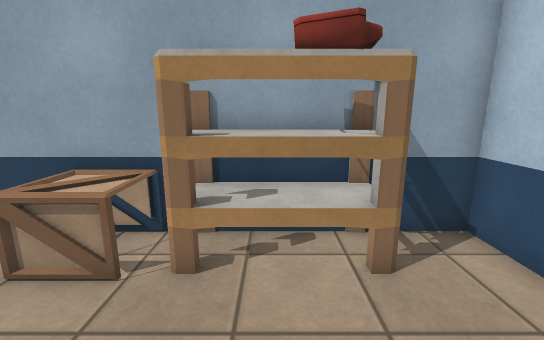
view 1 (above)

16 first-person views from a walk through a Unity game level. The camera is 1.4 m above the floor, tilts 12° down and sees 90° across. The floor is counted in squares, 0.5 m on a side. Each view is taken from the middle of a square. On the plan, view 1 faces up. The plan holds only what a view shows up to about 19 squares ahead; the rest is blank. The place goes on beyond the plan. The player character is not drawn. Some surface patterns are stand-ins.

view 2
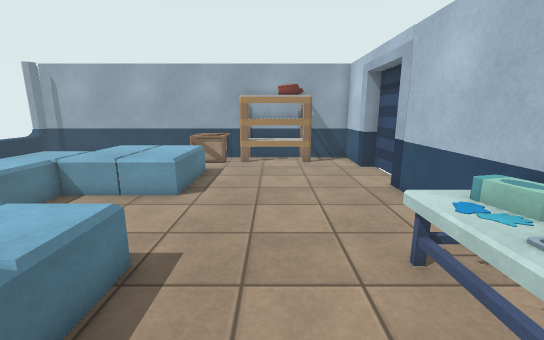

view 3
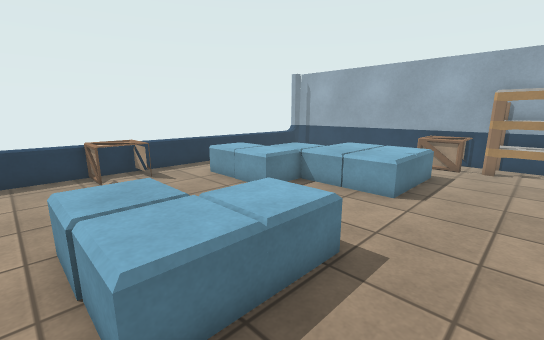

view 4
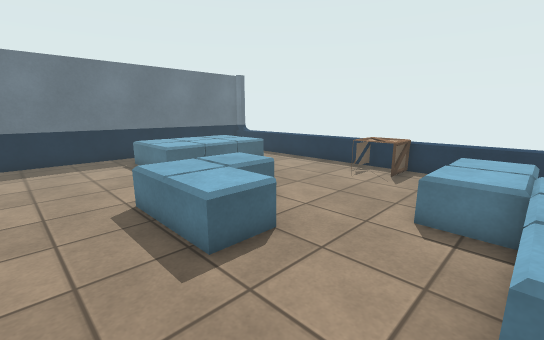

view 5
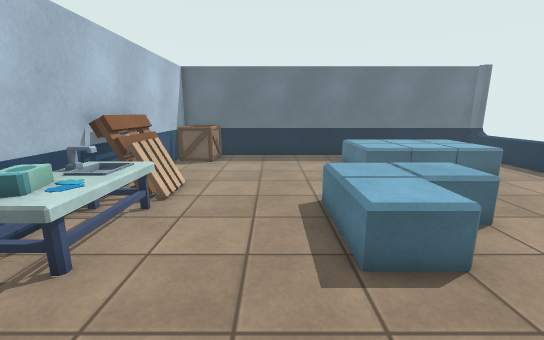

view 6
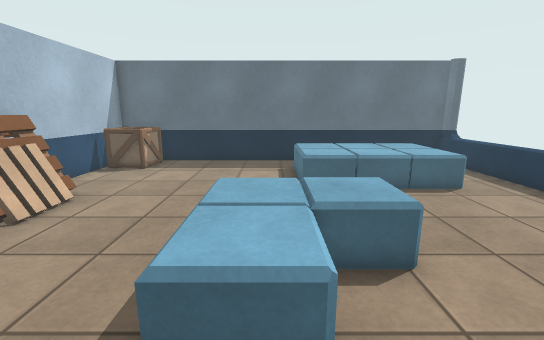

view 7
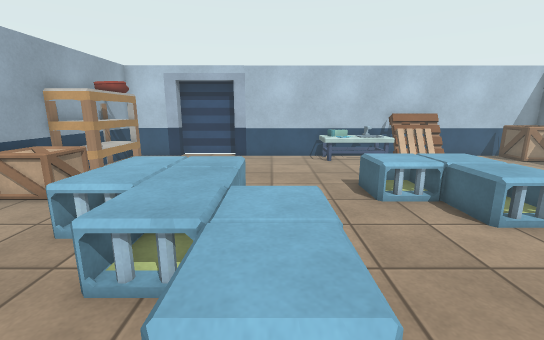

view 8
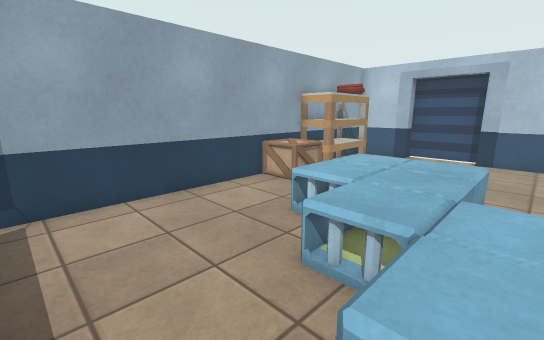

view 9
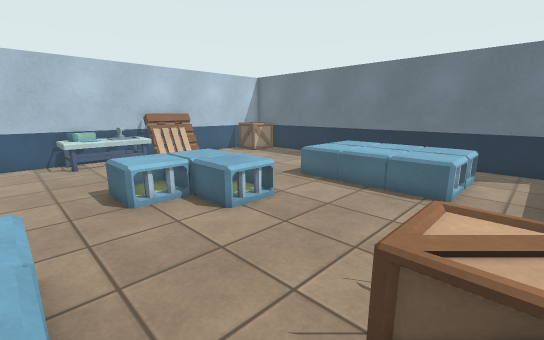

view 10
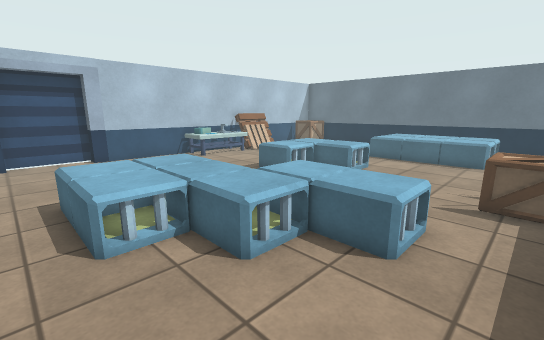

view 11
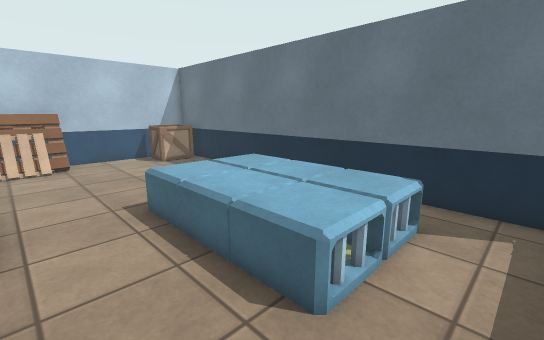

view 12
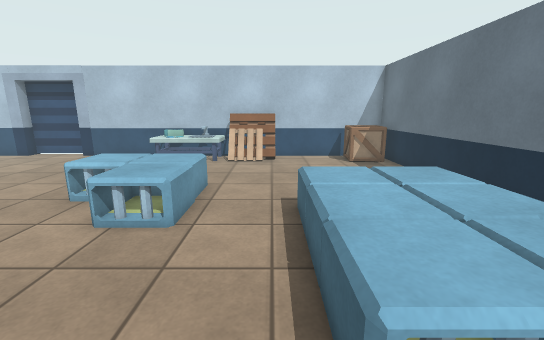

view 13
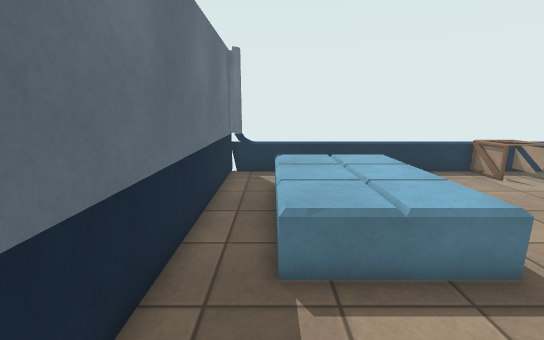

view 14
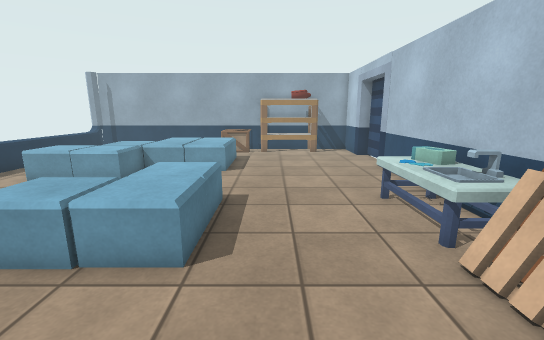

view 15
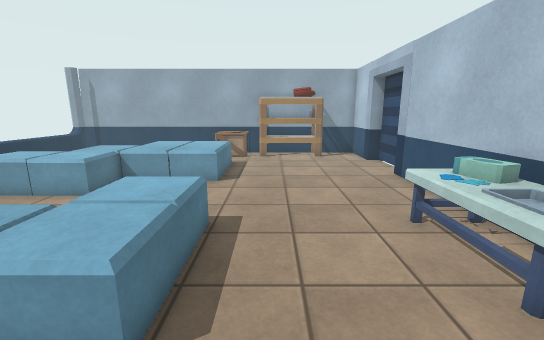

view 16
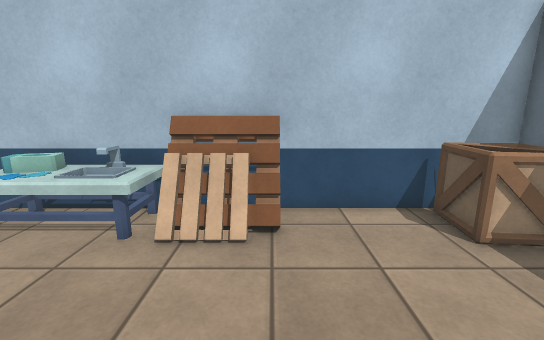

### Floor plan
Key: @ floor where view 1 was taken; # wall or solid block; . floor; = window, fence, low wall or low ledge; ^ raised ledge; B box; S sink; P pallet; O other object.
Columns run from 15 left of view 1 to 6 right of it. Each row starts with its distance up from view 1.
  6 ###########BB#OOOO###
  5 ==........BBBOOOOO..#
  4 ==........BBBOOOOO..#
  3 ==..................##
  2 ==......OOOOO.......O#
  1 ==......OOOOO.......O#
  0 ==....OOOOOOO..@....O#
 -1 ==....OOOOOOO.......##
 -2 ==..OOOOOOOOO.......#
 -3 ==..OOOOO...........#
 -4 ==..OOOOO...........#
 -5 ==..................#
 -6 ==B........OO.....SS#
 -7 ==BB......OOO....SSS#
 -8 ==BB.....OOOO....SSS#
 -9 =^ .....OOOOO....SSS#
-10 ==......OOOOO.....PP#
-11 ==.......OO.......PP#
-12 ==................PP#
-13 ==................PP#
-14 ==..OOOOOOO.........#
-15 ==..OOOOOOO.........#
-16 ==..OOOOOOO.........#
-17 ==..OOOOOOO.......B #
-18 ==..OOOOOOO......BBB#
-19 ==...............BBB#
-20 #####################

Where each view was taken, in squares from view 1:
view 1: 0 up, 0 right, facing up
view 2: 11 down, 0 right, facing up
view 3: 11 down, 0 right, facing up-left
view 4: 2 down, 0 right, facing down-left
view 5: 2 down, 1 left, facing down
view 6: 4 down, 4 left, facing down
view 7: 3 down, 13 left, facing right
view 8: 3 down, 13 left, facing up-right
view 9: 4 down, 13 left, facing down-right
view 10: 3 up, 13 left, facing down-right
view 11: 11 down, 13 left, facing down-right
view 12: 13 down, 13 left, facing right
view 13: 18 down, 1 left, facing left
view 14: 15 down, 1 left, facing up
view 15: 13 down, 1 left, facing up
view 16: 13 down, 3 left, facing right
